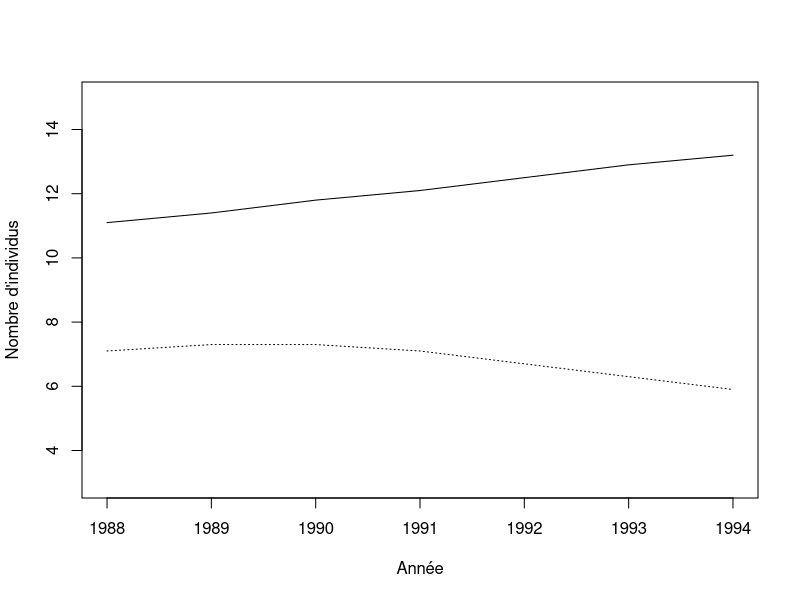
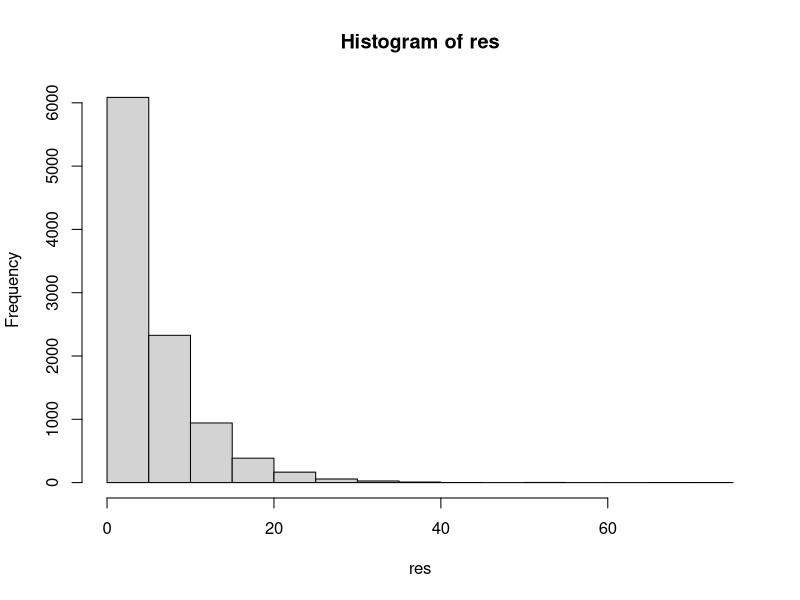
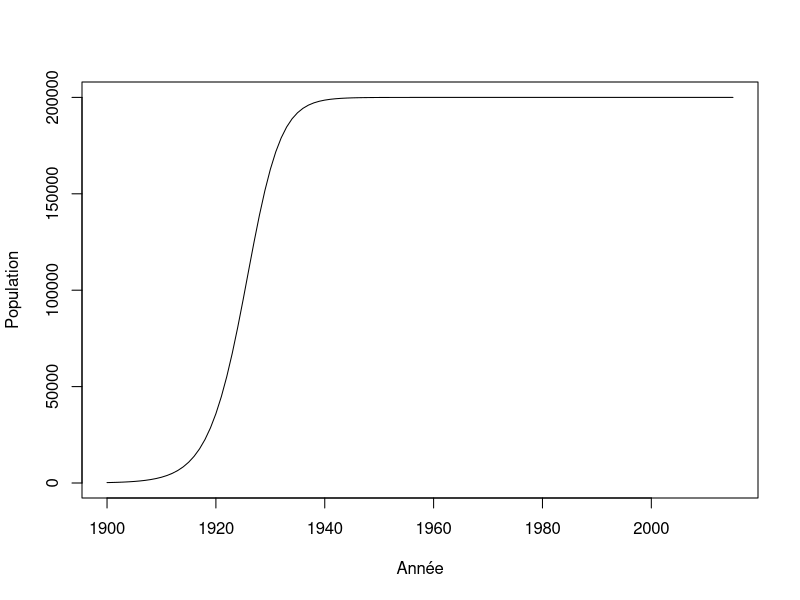
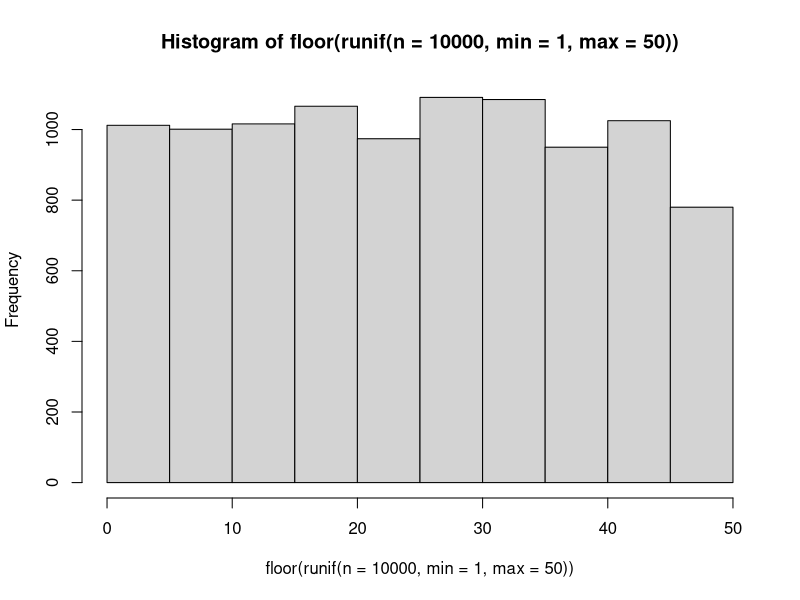
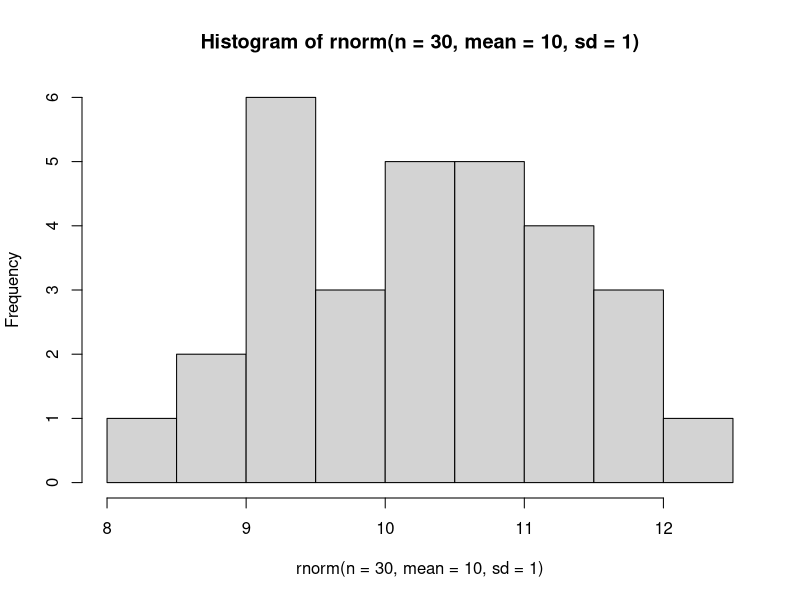
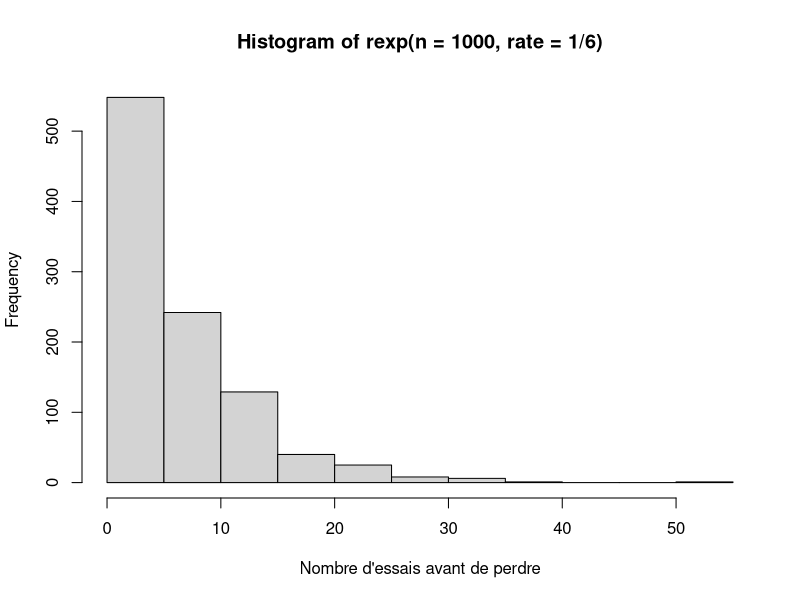
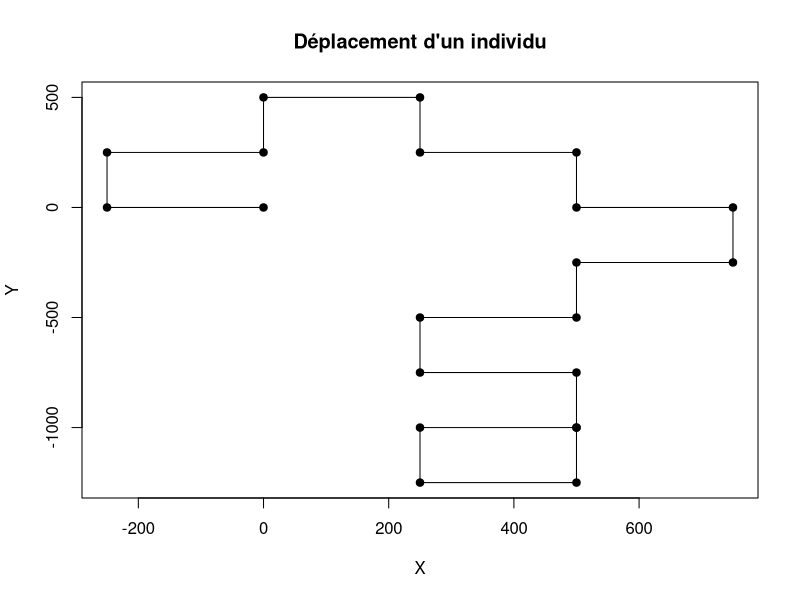
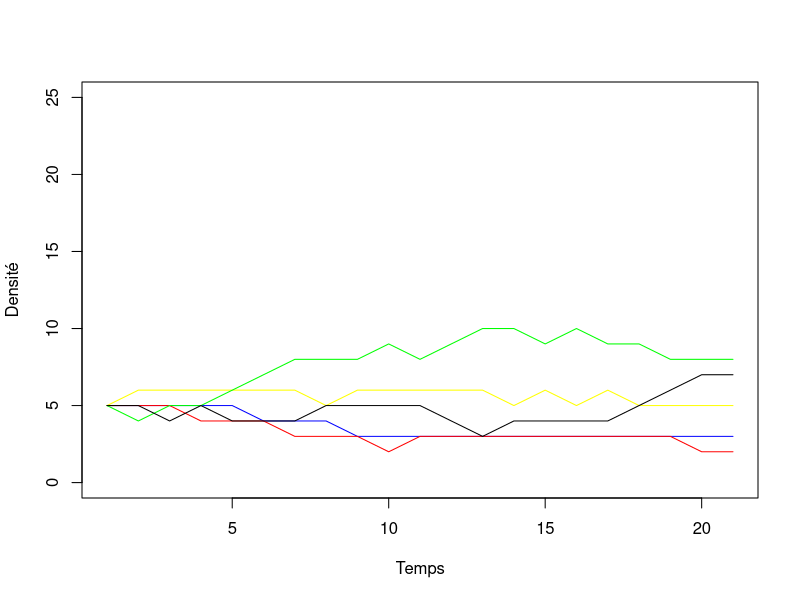

Generate these figures, in order, with R:
## ---- chunk 1
donnees <- matrix(nr = 7, nc = 2)
donnees[,1] <- c(11.1,11.4,11.8,12.1,12.5,12.9,13.2) #Cameroun
donnees[,2] <- c(7.1,7.3,7.3,7.1,6.7,6.3,5.9) #Rwanda
an <- c(1988:1994)
donnees
## ---- chunk 2
plot(an, donnees[,1], type = "l", xlab = "Année", ylab = "Nombre d'individus", ylim=c(3,15), cex=2)
lines(an, donnees[,2], lty = 3)
## ---- chunk 3
lambda <- matrix(nrow = 6, ncol = 2)
lambda[1,1] <- (donnees[2,1] - donnees[1,1]) / donnees[1,1]
## ---- chunk 4
lambda[2,1] <- (donnees[3,1] - donnees[2,1]) / donnees[2,1]
## ---- chunk 5
depart <- 1
fin <- 5
for(etape in depart:fin) {
    print(etape)
}
## ---- chunk 6
for(etape in c("Bonjour", "programmeurs", "en R")) {
    print(etape)
}
## ---- chunk 7
for(etape in 1:5) {
    print(etape*2)
}
## ---- chunk 8
for(C in -50:100) {
    cat("Pour C = ",C," on obtient F = ",1.8*C + 32, '\n')
}
## ---- chunk 9
test <- runif(5, 0,1)
for(etape in 1:5) {
    print(test[etape])
}
## ---- chunk 10
for(etape in 1:8) {
    cat("À l'étape", etape, ", la boucle est complétée à", etape/8*100, "%.", '\n')
}
## ---- chunk 11
n <- 1
for(etape in -2:5) {
    cat("etape = ",etape, " n = ",n, '\n')
    n <- n + 1
}
## ---- chunk 12
n <- 1
for(etape in 1:10) n <- n*etape
n
## ---- chunk 13
factorial(10)
## ---- chunk 14
ma_matrice <- matrix(nrow = 5, ncol = 3)
n <- 1
for(i in 1:5) {
    for(j in 1:3) {
        ma_matrice[i,j] <- n
        n <- n + 1
    }
}
ma_matrice
## ---- chunk 15
piece <- c("pile","face")
combinaison = "face-face"
while(combinaison != "pile-pile") {
    essai1 <- sample(piece, 1)  # OU sample(piece, 2, replace = TRUE)
    essai2 <- sample(piece, 1)
    combinaison <- paste(essai1, "-" , essai2, sep = "")
    print(combinaison)
}
## ---- chunk 16
de <- c(1:6)
n_test <- 10000
res <- numeric(n_test)
for(i in 1:n_test) {
	n <- 0
	face <- 0
	while(face != 1) {
		face <- sample(de,1)
		n <- n + 1
	}
	res[i] <- n
}
mean(res)
## ---- chunk 17
hist(res)
## ---- chunk 18
r <- 0.3
N <- 220
K <- 200000
step <- 0
while(N < K/2) {
    N <- N + r * N * (1 - N/K)
    step <- step + 1
}
step
## ---- chunk 19
r <- 0.3
K <- 200000
n_steps <- 115
N <- numeric(n_steps+1)
N[1] <- 220 # Année 0 en position 1 (donc [position - 1] = nombre d'années écoulées)

for(i in 2:(n_steps+1)) {
    N[i] <- N[i-1] + r * N[i-1] * (1 - N[i-1]/K)
}
N[25:30]
## ---- chunk 20
plot(c(1900:2015), N, type = "l", xlab = "Année", ylab = "Population")
## ---- chunk 21
X <- runif(n = 10)
res <- numeric(10)
for(i in 1:10) {
    if(X[i] < 0.3) {
        res[i] <- "plus petit"
    }
    else {
        res[i] <- "plus grand"
    }
}
cbind(X,res)
## ---- chunk 22
res2 <- numeric(10)
for(i in 1:10) {
    if(X[i] > 0.2 & X[i] < 0.6) {
        res2[i] <- "oui"
    }
    else {
        res2[i] <- "non"
    }
}
cbind(X,res2)
## ---- chunk 23
res2 <- numeric(10)
res2[X > 0.2 & X < 0.6] <- "oui"
res2[X < 0.2 | X > 0.6] <- "non"
cbind(X,res2)
## ---- chunk 24
tri <- function(x){
	# Calcul de la dimension du vecteur
	taille <- length(x)
	ordre <- "NON"
	# Boucle qui tourne jusqu'à ce que tout soit en ordre
	while(ordre == "NON") {
		ordre <- "OUI"
		# Boucle qui passe tous les éléments en paires
		for(i in 1:(taille-1)) {
			if(x[i+1] < x[i]) {
				# Inversion des deux lettres
				x[c(i,i+1)] <- x[c(i+1,i)]
				# Comme un changement a été fait, l'ordre
				# n'est pas encore garanti
				ordre <- "NON"
			}
		}
	}
	return(x)
}
tri(c("E", "Z", "F", "C", "D"))

## ---- chunk 25
valeurs <- c("2", "3", "4", "5", "6", "7", "8", "9", "10", "valet", "reine", "roi", "as")
couleurs <- rep(c("pique", "trèfle", "carreau", "coeur"),each = 13)
cartes <- paste(valeurs,"-",couleurs)
tirage <- function(n, cartes) {
    sample(x = cartes, size = n, replace = FALSE)
}
tirage(3, cartes)
## ---- chunk 26

scrabble <- read.table(file = "./donnees/lettres.txt", header=TRUE, sep = " ")
res <- sample(scrabble[,1],7)
res

## ---- chunk 27
hist(floor(runif(n = 10000, min = 1, max = 50)))
## ---- chunk 28
hist(rnorm(n = 30, mean = 10, sd = 1))
## ---- chunk 29
rbinom(n = 10, size = 1, prob = 0.5)
## ---- chunk 30
rmultinom(n = 3, size = 1, prob = rep(1/6, 6))
## ---- chunk 31
hist(rexp(n = 1000, rate = 1/6),
xlab = "Nombre d'essais avant de perdre")
## ---- chunk 32
set.seed(1)
p <- 0.55
alea <- runif(n = 1, min = 0, max = 1)
if(alea < p) res = "pile" else res = "face"
res
## ---- chunk 33
set.seed(1)
## ---- chunk 34

X <- runif(n = 10000, min = 0, max = 1)
p <- 0.2
res <- numeric(length = 10000)
res[X<p] <- 1
sum(res)

X <- runif(n = 10000, min = 0, max = 1)
p <- 0.2
res <- numeric(length = 10000)
res[X<p] <- 1
sum(res)

10000*p
## ---- chunk 35
# Fonction qui permet de modifier la direction de marche de la personne
#
# ENTREES:
#   DirectionDepart:    la direction vers laquelle la personne se deplace pour le moment.
#   Probabilite:        un vecteur contenant les probabilites d'aller dans l'une ou l'autre des directions. 
#                       Probabilite = c(ProbabiliteGauche, ProbabiliteDroite)
#
# SORITES:
#   NouvelleDirection:  la direction vers laquelle la personne va se deplacer au prochain carrefour.
#
ChangerDirection = function(DirectionDepart, Probabilite){
  
  # A COMPLETER: Mettre la condition pour tourner a gauche
  if(runif(1,0,1) < Probabilite[1]){ # <-- Manque du code
    # On tourne a gauche
    NouvelleDirection = DirectionDepart - pi/2
  }
  else{
    # On tourne a droite
    NouvelleDirection = DirectionDepart + pi/2
  }
  
  return(NouvelleDirection)
  
}

# Fonction qui permet de calculer les nouvelles coordonnees de la personne suite a un deplacement
#
# ENTREES:
#   PositionCourante:   un vecteur contenant la position de la personne pour le moment.
#                       PositionCourante = c(PositionX, PositionY)
#   Direction:          la direction vers laquelle la personne va se deplacer.
#
# SORITES:
#   NouvellePosition:   un vecteur contenant la position de la personne apres son deplacement.
#                       NouvellePosition = c(NouvellePositionX, NouvellePositionY)
#
Deplacement = function(PositionCourante, Direction){
  
  # A COMPLETER: Calcul des nouvelles coordonnées
  NouvellePositionX = PositionCourante[1] + sin(Direction)*250 # <-- Manque du code
  NouvellePositionY = PositionCourante[2] + cos(Direction)*250 # <-- Manque du code
  
  # On place les nouvelles positions pour chacune des coordonnees dans un vecteur
  NouvellePosition = c(NouvellePositionX, NouvellePositionY)
  
  return(NouvellePosition)
}
## ---- chunk 36
# ChangerDirection <- function(DirectionDepart, Probabilite){...}
# Deplacement <- function(PositionCourante, Direction){...}

nsteps <- 20
xy <- matrix(0,nrow = 21, ncol = 2)
xy[1,] <- c(0,0)
direction <- 0
probabilite <- c(0.5,0.5)
set.seed(2)
for(step in 2:(nsteps+1)) {
  
  # Calcul de la nouvelle direction
  direction <- ChangerDirection(direction, probabilite)
 
  # Calcul des nouvelles coordonnees
  xy[step,] <- Deplacement(xy[step-1,], direction)
}
## ---- chunk 37
plot(xy[,1],xy[,2], type = "l", 
    xlab = "X", ylab = "Y", main = "Déplacement d'un individu")
points(xy[,1],xy[,2],pch = 19)
## ---- chunk 38
res <- numeric(50)

set.seed(3)
for (j in 1:50){
nsteps <- 20
xy <- matrix(0,nrow = 21, ncol = 2)
xy[1,] <- c(0,0)
direction <- 0
probabilite <- c(0.5,0.5)
for(step in 2:(nsteps+1)) {
  
  direction <- ChangerDirection(direction, probabilite)
 
  xy[step,] <- Deplacement(xy[step-1,], direction)
}
dist <- sqrt(xy[21,1]^2 + xy[21,2]^2)
res[j] <- dist
}
mean(res)
## ---- chunk 39
etats <- c("A", "B", "C", "D", "E")
p <- c(0.1, 0.5, 0.2, 0.05, 0.15)
sum(p)

# On utilise cumsum pour calculer la probabilité cumulative
cump <- cumsum(p)
cump
## ---- chunk 40
alea <- runif(1,0,1)
alea
n_etats <- 5; i = 1; plus_petit = FALSE
while(plus_petit == FALSE) {
    if(alea < cump[i]) {
        decision <- etats[i]
        plus_petit <- TRUE
    }
    else {
        i <- i + 1
    }
}
decision
## ---- chunk 41
tirage <- function(p) {
    etats <- c("A", "B", "C", "D", "E")
    res <- rmultinom(n=1,size=1,prob=p)
    etats[which(res==1)]
}
tirage(p)
## ---- chunk 42
nsteps <- 20
nsac <- 130
couleursac <- c(rep(20,2),rep(30,3))
ncorde <- 5
ntotalcorde <- 25
matres <- matrix(nr = nsteps+1, nc = ncorde)
matres[1,] <- rep(5,5)
colnames(matres) <- c("bleu", "rouge", "jaune", "vert", "noir")

# Une fonction utile pour faire des tirages
# Elle retourne la position de la couleur pigée au hasard
tirage  <- function(p) {
  res <- rmultinom(n=1,size=1,prob=p)
  return(which(res==1))
}
## ---- chunk 43
# La boucle principale
for(step in 2:(nsteps+1)) {
  # Calcul de l'abondance relative
  p <- matres[step-1,] / ntotalcorde
  # On tire l'identité du morceau qui s'envole
  ID_envol <- tirage(p)
  # On applique le changement
  matres[step,] <- matres[step-1,]
  matres[step,ID_envol] <- matres[step,ID_envol] - 1
  # On tire l'identité de la recrue
  # Calcul de l'abondance relative
  p <- couleursac/nsac
  ID_recrue <- tirage(p)
  matres[step,ID_recrue] <- matres[step,ID_recrue] + 1
  couleursac[ID_recrue] <- couleursac[ID_recrue] - 1
  nsac <- nsac - 1
}
matres[21,]
## ---- chunk 44
# Illustration des résultats
colo <- c("red","yellow", "green", "black")
plot(c(1:(nsteps+1)), matres[,1], type = "l", ylim = c(0,ntotalcorde),
     xlab = "Temps", ylab = "Densité", col = "blue")
for(i in 2:(ncorde)) lines(c(1:(nsteps+1)), matres[,i], col = colo[i-1])

## ---- chunk 45
x <- runif(1000)
system.time(sort(x))
system.time(tri(x))

## ---- chunk 46
n <- 2*10^seq(1,3,0.1)
res <- numeric(length(n))
for(i in 1:length(res)) {
	x <- runif(n[i])
	res[i] <- system.time(tri(x))[3]
}
plot(n,res, type = "l", xlab = "Taille", ylab = "Temps")
## ---- chunk 47
f1 <- function(x) {
	taille <- length(x)
	x2 <- numeric(taille)
	for(i in 1:taille) if(x[i] < 0.5) x2[i] <- 1
}
f2 <- function(x) {
	x2 <- x*0
	x2[x<0.5] <- 1
}
## ---- chunk 48
x <- runif(1000000)
system.time(f1(x))
system.time(f2(x))
## ---- chunk 49
f1 <- function(x) {
	res <- numeric(nrow(x))
	for(i in 1:nrow(x)) {
		for(j in 1:ncol(x)){
			res[i] <- res[i] + x[i,j]
		}
	}
}
X <- matrix(runif(3000*3000),nr=3000,nc=3000)
## ---- chunk 50
system.time(rowSums(X))
system.time(apply(X,1,sum))
system.time(f1(X))
## ---- chunk 51

quadrats <- read.table(file = "./donnees/quadrats.txt", header=TRUE, sep = ";")
head(quadrats)
